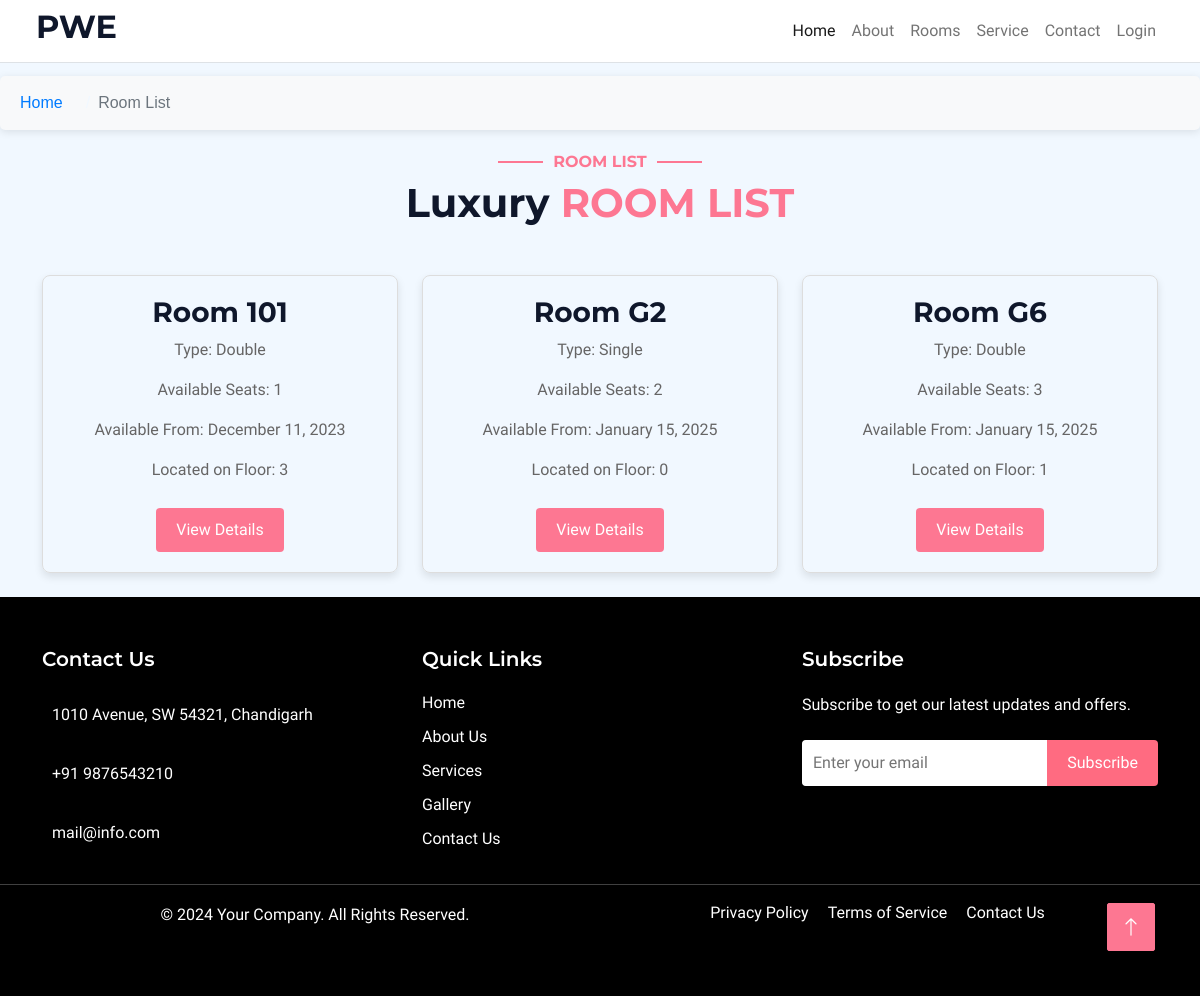
The app's page /room/rooms/ with its own data.
### Room_Management/models.py (models this page shows, shortened)
class Room(models.Model):
    room_number = models.CharField(max_length=50)  # Unique identifier for the room
    available_seat = models.IntegerField()  # Number of available seats in the room
    TYPE_CHOICES = [
        ('single', 'Single'),
        ('double', 'Double'),
        ('triple', 'Triple'),
        ('customized', 'Customized'),
    ]
    type = models.CharField(max_length=20, choices=TYPE_CHOICES)  # Type of room
    available_date = models.DateField(null=True, blank=True)  # Date when the room becomes available
    floor = models.IntegerField()  # Floor number where the room is located

### Room_Management/views.py (the view)
# urls.py: path('rooms/', User_room_list, name='User_room_list'),
def User_room_list(request):
    rooms = Room.objects.all()
    return render(request, 'User_room_list.html', {'rooms': rooms})

### Room_Management/templates/User_room_list.html (shortened to what this page needs)
{% extends 'base1.html' %}
{% block breadcrumb %}
    <li class="breadcrumb-item"><a href="{% url 'User_post_list' %}">Home</a></li>
    <li class="breadcrumb-item active" aria-current="page">Room List</li>
{% endblock %}
{% block content %}
<div class="text-center wow fadeInUp" data-wow-delay="0.1s">
    <h6 class="section-title text-center text-uppercase" style="color: #FD7792;">Room List</h6>
    <h1 class="mb-5">Luxury <span class="text-uppercase" style="color: #FD7792;"> Room List</span></h1>
</div>
<div class="container mt-5">
    <div class="row">
        {% for room in rooms %}
        <div class="col-lg-4 col-md-6 mb-4">
            <div style="border: 1px solid #ddd; border-radius: 8px; padding: 20px; text-align: center; box-shadow: 0 4px 8px rgba(0, 0, 0, 0.1);">
                <h3>Room {{ room.room_number }}</h3>
                <p>Type: {{ room.get_type_display }}</p>
                <p>Available Seats: {{ room.available_seat }}</p>
                <p>Available From: {{ room.available_date|date:"F j, Y" }}</p>
                <p>Located on Floor: {{ room.floor }}</p>
                <a href="{% url 'User_room_detail' room.id %}" style="display: inline-block; margin-top: 10px; padding: 10px 20px; background-color: #FD7792; color: white; border-radius: 4px; text-decoration: none;">View Details</a>
            </div>
        </div>
        {% endfor %}
    </div>
</div>
{% endblock %}

### base/static/user_static/css/style1.css (style rules this page uses)
:root { --primary:#FD7792; --light: #F1F8FF; --dark: #0F172B; }
body { padding-top: 56px; }
.breadcrumb-item + .breadcrumb-item::before { color: var(--light); }
.section-title { position: relative; display: inline-block; }
.section-title::before { position: absolute; content: ""; width: 45px; height: 2px; top: 50%; left: -55px; margin-top: -1px; background: var(--primary); }
.section-title::after { position: absolute; content: ""; width: 45px; height: 2px; top: 50%; right: -55px; margin-top: -1px; background: var(--primary); }

### base/templates/base1.html (style rules this page uses)
.breadcrumb-item { font-size: 16px; font-weight: 500; margin-right: 15px; }
.breadcrumb-item a { color: #007bff; text-decoration: none; }
.breadcrumb-item.active { color: #6c757d; }

### records on screen
Room: room_number "101", type "Double", available_seat "1", available_date "December 11, 2023", floor "3"
Room: room_number "G2", type "Single", available_seat "2", available_date "January 15, 2025", floor "0"
Room: room_number "G6", type "Double", available_seat "3", available_date "January 15, 2025", floor "1"
